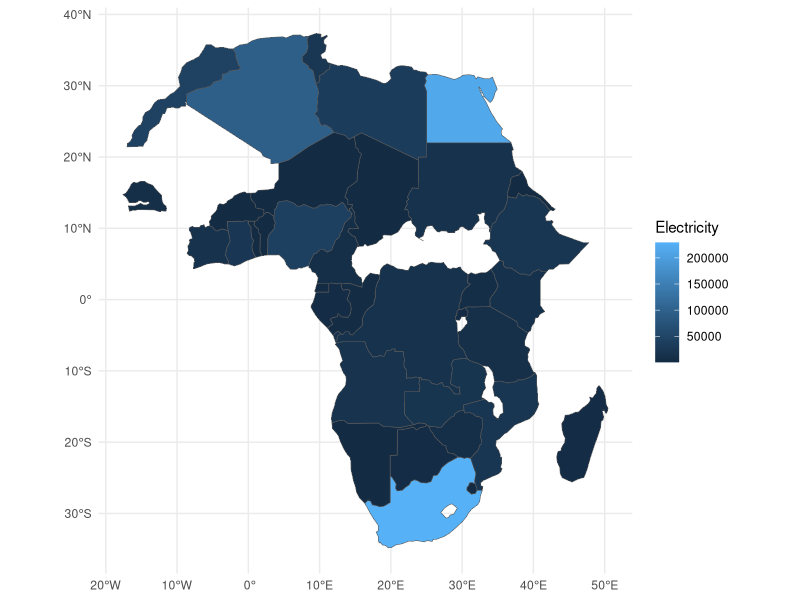

Write the R code that produced this figure.
## ---- chunk 1
library(rnaturalearth)
library(tidyverse)
#plot(ne_countries(continent = "Africa"))

africa <- ne_countries(continent = "Africa")
electricity <- read_csv("International Energy Agency - Total electricity production, Africa.csv")
africa <- africa |> 
  select(sov_a3, name_long)

africa_electricity <- left_join(africa, electricity, by = join_by("sov_a3" =="ISO3")) |>
  filter(!is.na(Electricity))

ggplot(data = africa_electricity) +
  geom_sf(aes(fill=Electricity)) +
  theme_minimal()
